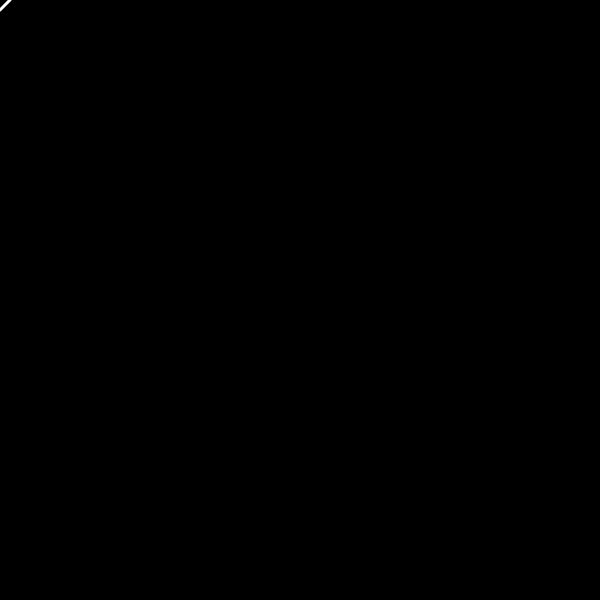
Frame 1 (no input)
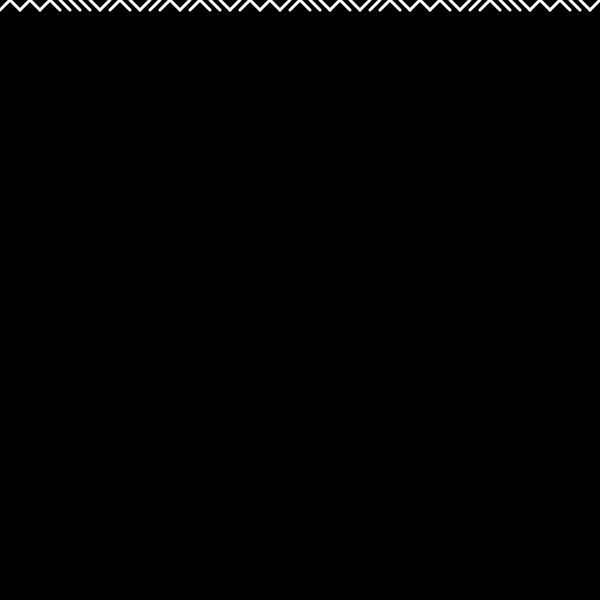
Frame 60 (no input)
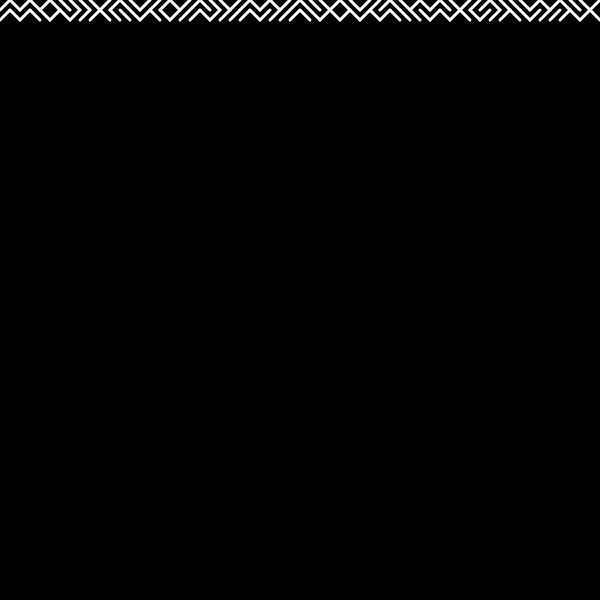
Frame 120 (the mouse pressed at the canvas centre since frame 60)

The p5.js sketch that drew these frames (run headless with seeded random() and noise() and a simulated clock; from frame 60 on, the mouse is pressed at the canvas centre):

// p5.js sketch
// ── sketch.js
function setup() {
  createCanvas(600, 600);
  cell=10;
  background(0);
  x=0;
  y=0;
}

function draw() {
  stroke(255)
  strokeWeight(3)
  if (x>=width)
  {
    x=0;
    y+=cell
  }
  if (random(1)<0.5)
  {
    bcksl(x,y,cell);
  }
  else
  {
    forsl(x,y,cell);
  }
  if (y<height)
  {
  x+=cell
  }
}
function  bcksl(x,y,cell)
{
  line(x,y,x+cell,y+cell)
}
function forsl(x,y,cell)
{
  line(x+10,y,x,y+10)
}
// ── style.css
html, body {
  display: flex;
  justify-content: center;
  flex-direction: column;
}

canvas {
  display: block;
}
